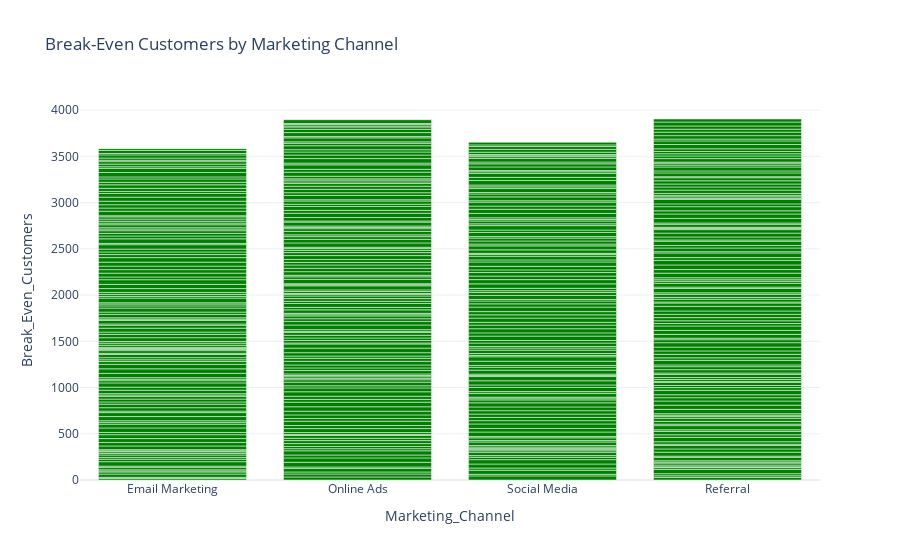

Notebook cell for this chart:
### Code cell
fig = px.bar(data, x='Marketing_Channel', y='Break_Even_Customers', 
             title='Break-Even Customers by Marketing Channel',
             color_discrete_sequence=['green'])

# Displaying the figure using the show method.
# This method renders the plot in your Jupyter notebook, a web browser, or any other compatible GUI environment.
fig.show()

### Figure 1 — Plotly figure (JSON) as saved in the notebook; plotly's stock layout.template omitted (floating-point values rounded to 4 significant figures; data arrays with more than 128 entries replaced by an {"elided": "..."} marker saying what was removed)
{"data": [{"alignmentgroup": "True", "hovertemplate": "Marketing_Channel=%{x}<br>Break_Even_Customers=%{y}<extra></extra>", "legendgroup": "", "marker": {"color": "green", "pattern": {"shape": ""}}, "name": "", "offsetgroup": "", "orientation": "v", "showlegend": false, "textposition": "auto", "type": "bar", "x": {"elided": "500 str values"}, "xaxis": "x", "y": {"elided": "500 float values"}, "yaxis": "y"}], "layout": {"autosize": true, "barmode": "relative", "legend": {"tracegroupgap": 0}, "title": {"text": "Break-Even Customers by Marketing Channel"}, "xaxis": {"anchor": "y", "autorange": true, "domain": [0, 1], "range": [-0.5, 3.5], "title": {"text": "Marketing_Channel"}, "type": "category"}, "yaxis": {"anchor": "x", "autorange": true, "domain": [0, 1], "range": [0, 4109.0], "title": {"text": "Break_Even_Customers"}, "type": "linear"}}}
